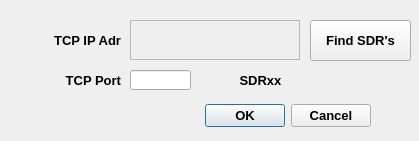
<?xml version="1.0" encoding="UTF-8"?>
<ui version="4.0">
 <class>EditNetDlg</class>
 <widget class="QDialog" name="EditNetDlg">
  <property name="geometry">
   <rect>
    <x>0</x>
    <y>0</y>
    <width>419</width>
    <height>141</height>
   </rect>
  </property>
  <property name="minimumSize">
   <size>
    <width>0</width>
    <height>0</height>
   </size>
  </property>
  <property name="font">
   <font>
    <pointsize>10</pointsize>
    <weight>75</weight>
    <bold>true</bold>
   </font>
  </property>
  <property name="windowTitle">
   <string>Network Setup</string>
  </property>
  <widget class="QDialogButtonBox" name="buttonBox">
   <property name="geometry">
    <rect>
     <x>30</x>
     <y>100</y>
     <width>341</width>
     <height>32</height>
    </rect>
   </property>
   <property name="orientation">
    <enum>Qt::Horizontal</enum>
   </property>
   <property name="standardButtons">
    <set>QDialogButtonBox::Cancel|QDialogButtonBox::Ok</set>
   </property>
  </widget>
  <widget class="QLabel" name="label">
   <property name="geometry">
    <rect>
     <x>10</x>
     <y>20</y>
     <width>111</width>
     <height>40</height>
    </rect>
   </property>
   <property name="font">
    <font>
     <weight>75</weight>
     <bold>true</bold>
    </font>
   </property>
   <property name="text">
    <string>TCP IP Adr</string>
   </property>
   <property name="alignment">
    <set>Qt::AlignRight|Qt::AlignTrailing|Qt::AlignVCenter</set>
   </property>
  </widget>
  <widget class="QLineEdit" name="lineEdit_TCPPort">
   <property name="geometry">
    <rect>
     <x>130</x>
     <y>70</y>
     <width>61</width>
     <height>20</height>
    </rect>
   </property>
   <property name="font">
    <font>
     <pointsize>8</pointsize>
    </font>
   </property>
   <property name="toolTip">
    <string>TCP Control Port Number</string>
   </property>
   <property name="maxLength">
    <number>5</number>
   </property>
  </widget>
  <widget class="QLabel" name="label_2">
   <property name="geometry">
    <rect>
     <x>40</x>
     <y>70</y>
     <width>81</width>
     <height>21</height>
    </rect>
   </property>
   <property name="font">
    <font>
     <weight>75</weight>
     <bold>true</bold>
    </font>
   </property>
   <property name="text">
    <string>TCP Port</string>
   </property>
   <property name="alignment">
    <set>Qt::AlignRight|Qt::AlignTrailing|Qt::AlignVCenter</set>
   </property>
  </widget>
  <widget class="CIPEditWidget" name="IPEditwidget_IP">
   <property name="geometry">
    <rect>
     <x>130</x>
     <y>20</y>
     <width>170</width>
     <height>40</height>
    </rect>
   </property>
   <property name="font">
    <font>
     <pointsize>8</pointsize>
     <weight>50</weight>
     <bold>false</bold>
    </font>
   </property>
   <property name="focusPolicy">
    <enum>Qt::NoFocus</enum>
   </property>
   <property name="toolTip">
    <string>TCP Control IP Address</string>
   </property>
   <property name="frameShape">
    <enum>QFrame::StyledPanel</enum>
   </property>
   <property name="frameShadow">
    <enum>QFrame::Sunken</enum>
   </property>
   <property name="lineWidth">
    <number>1</number>
   </property>
  </widget>
  <widget class="QPushButton" name="pushButtonFindSDR">
   <property name="geometry">
    <rect>
     <x>310</x>
     <y>20</y>
     <width>101</width>
     <height>41</height>
    </rect>
   </property>
   <property name="text">
    <string>Find SDR's</string>
   </property>
  </widget>
  <widget class="QLabel" name="label_SDR">
   <property name="geometry">
    <rect>
     <x>210</x>
     <y>70</y>
     <width>101</width>
     <height>20</height>
    </rect>
   </property>
   <property name="text">
    <string>SDRxx</string>
   </property>
   <property name="alignment">
    <set>Qt::AlignCenter</set>
   </property>
  </widget>
 </widget>
 <customwidgets>
  <customwidget>
   <class>CIPEditWidget</class>
   <extends>QFrame</extends>
   <header>gui/ipeditwidget.h</header>
   <container>1</container>
  </customwidget>
 </customwidgets>
 <tabstops>
  <tabstop>IPEditwidget_IP</tabstop>
  <tabstop>lineEdit_TCPPort</tabstop>
  <tabstop>buttonBox</tabstop>
 </tabstops>
 <resources/>
 <connections>
  <connection>
   <sender>buttonBox</sender>
   <signal>accepted()</signal>
   <receiver>EditNetDlg</receiver>
   <slot>accept()</slot>
   <hints>
    <hint type="sourcelabel">
     <x>248</x>
     <y>254</y>
    </hint>
    <hint type="destinationlabel">
     <x>157</x>
     <y>140</y>
    </hint>
   </hints>
  </connection>
  <connection>
   <sender>buttonBox</sender>
   <signal>rejected()</signal>
   <receiver>EditNetDlg</receiver>
   <slot>reject()</slot>
   <hints>
    <hint type="sourcelabel">
     <x>316</x>
     <y>260</y>
    </hint>
    <hint type="destinationlabel">
     <x>286</x>
     <y>140</y>
    </hint>
   </hints>
  </connection>
  <connection>
   <sender>pushButtonFindSDR</sender>
   <signal>clicked()</signal>
   <receiver>EditNetDlg</receiver>
   <slot>FindSdrs()</slot>
   <hints>
    <hint type="sourcelabel">
     <x>369</x>
     <y>43</y>
    </hint>
    <hint type="destinationlabel">
     <x>387</x>
     <y>73</y>
    </hint>
   </hints>
  </connection>
 </connections>
 <slots>
  <slot>FindSdrs()</slot>
 </slots>
</ui>
